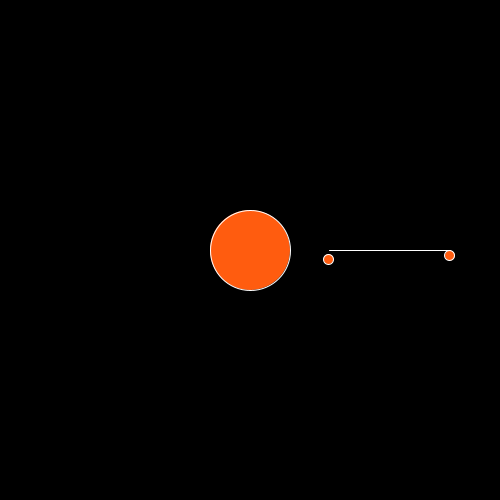
Frame 1 (no input)
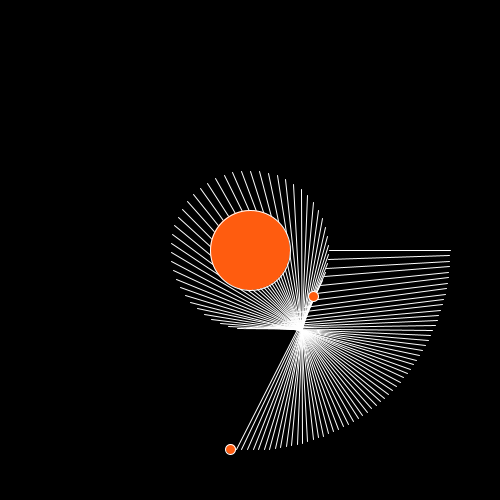
Frame 60 (the mouse pressed at the canvas centre just before this capture)
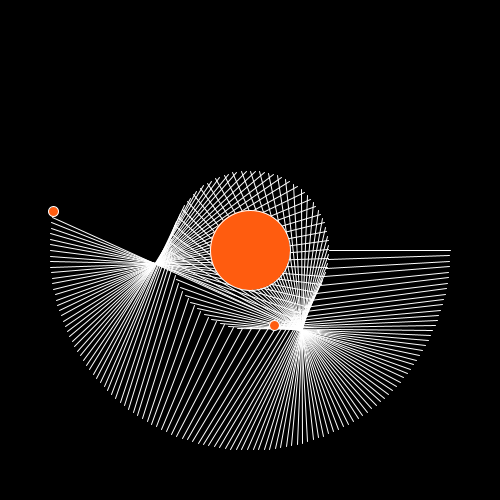
Frame 120 (the mouse held since frame 60 and released just before this capture)

The Processing sketch that drew these frames (run headless with seeded random() and noise(); from frame 60 on, the mouse is pressed at the canvas centre):

// Processing sketch: week04_3_mercury_earth_sun_string_art_java
// ── week04_3_mercury_earth_sun_string_art_java.pde
void setup(){
  size(500,500);
}
void draw(){
  background(0);
  
  for(int i=0;i<frameCount;i++){
    float a = i/36.0;
    float a2 = i/36.0*365/88;
    stroke(255);
    line(250+200*cos(a),250+200*sin(a),250+79*cos(a2),250+79*sin(a2));
  }
  fill(255,92,15);
  ellipse(250,250,80,80);
  float a = frameCount/36.0;
  float a2 = frameCount/36.0*365/88;
  ellipse(250+200*cos(a),250+200*sin(a),10,10);
  ellipse(250+79*cos(a2),250+79*sin(a2),10,10);
}
